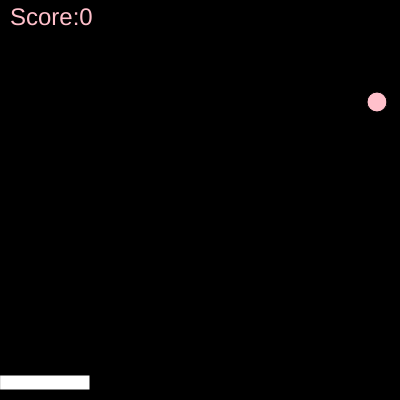
Frame 1 (no input)
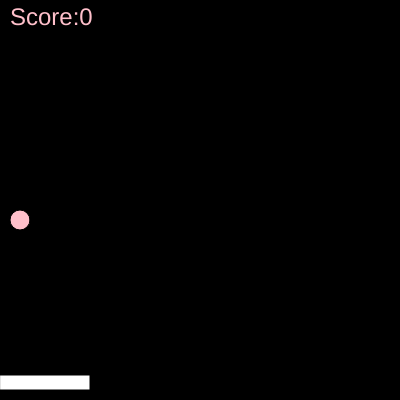
Frame 60 (no input)
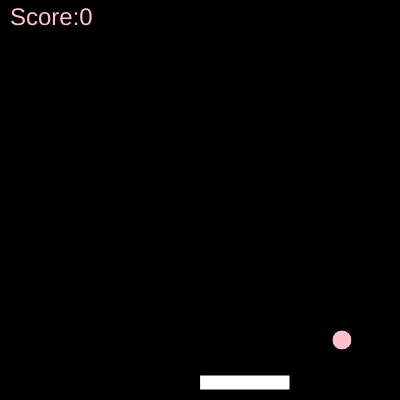
Frame 120 (the mouse pressed at the canvas centre since frame 60)

The p5.js sketch that drew these frames (run headless with seeded random() and noise() and a simulated clock; from frame 60 on, the mouse is pressed at the canvas centre):

// p5.js sketch
// ── sketch.js
var xBall=Math.floor(Math.random()*300)+100;
var yBall=100;
var xSpeed=(2,7);
var ySpeed=(7,2);
var score=0

function setup(){
  createCanvas(400,400);
}

function draw(){
  
  background(0);
  
  fill('#FFF');
  rect(mouseX,375,90,15);
  
  move();
  display();
  bounce();
  paddle();
  
  fill('pink');
  textSize(24);
  text("Score:"+score,10,25);
}

function move(){
  xBall+=xSpeed;
  yBall+=ySpeed;
}

function bounce(){
  if(xBall<10||
    xBall>400-10){
    xSpeed*=-1;
  }
  if(yBall<10||
    yBall>400-10){
    ySpeed=-1;
  }
}


function display(){
  fill('pink');
  ellipse(xBall,yBall,20,20);
}

function paddle(){
  if((xBall>mouseX &&
     xBall<mouseX+90)&&
    (yBall+10>=375)){
    xSpeed*=-1;
    ySpeed*=-1;
    score++;
    
  }
}
